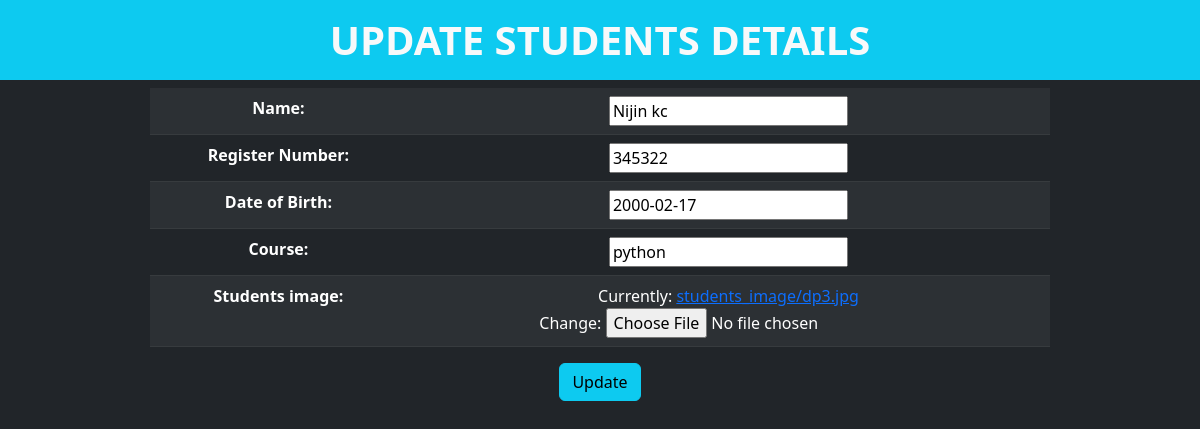
Page /student/editstd/4 (signed in) on the committed database.
### student/models.py (models this page shows)
class Students(models.Model):
    Name=models.CharField(max_length=100)
    reg=models.IntegerField(verbose_name="Register Number")
    dob=models.DateField(verbose_name="Date of Birth")
    Course=models.CharField(max_length=100)
    simage=models.ImageField(upload_to="students_image",verbose_name="students image")

### student/views.py (the view, shortened to what this page needs)
# urls.py: path('editstd/<int:sid>',StudentEditView.as_view(),name='stdedit'),
@method_decorator(signin_required,name="dispatch")
class StudentEditView(View):
    def get(self,request,*args,**kwargs):
        sid=kwargs.get('sid')
        res=Students.objects.get(id=sid)
        data=StudentForm(instance=res)
        return render(request,'stdedit.html',{"d":data})

### student/forms.py
class StudentForm(forms.ModelForm):
    class Meta:
        model=Students
        fields="__all__"

### student/views.py (called while the page is built)
def signin_required(fn):
    def inner(request,*args,**kwargs):
        if request.user.is_authenticated:
            return fn(request,*args,**kwargs)
        else:
            messages.error(request,"please login...!")
            return redirect('home')
    return inner

### student/templates/stdedit.html (shortened to what this page needs)
{% load static %}
<!doctype html>
<html lang="en">
<head>
  <link href="https://cdn.jsdelivr.net/npm/bootstrap@5.2.1/dist/css/bootstrap.min.css" rel="stylesheet"
>
    <link rel="stylesheet" href="{% static 'css/style.css' %}">
</head>
<body id="body">
    <h1 class="bg-info text-light text-center p-3 text-uppercase fw-bold" id="h">Update students details</h1>
    <form action="" method="post" enctype="multipart/form-data" class="text-center w-75 mx-auto">
        <table class="table table-striped table-dark">
            {{d.as_table}}
        </table>
        <button class="btn btn-info">Update</button>
    </form>
</body>
</html>

### student/static/css/style.css (style rules this page uses)
#h { color: #70169e; }
#body { background-color: rgb(33 37 41); }

### rows in the picture
Students: Name "Nijin kc", reg "345322", dob "2000-02-17", Course "python"
